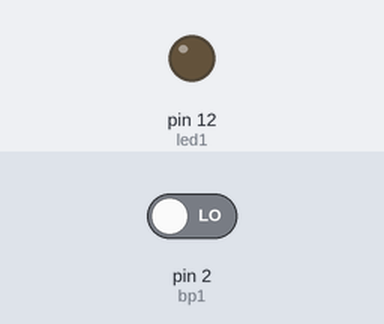
Simulated run of this sketch. Board: Arduino Uno, built with avr-gcc and run on an emulated ATmega328P. Parts: output pins drawn as LEDs (lit = HIGH). The inputs (shaded band) are chosen by the test bench; at power-on: pin 2 (bp1) LOW.

Above: at 1.2 s.
1.3 s: pin 2 (bp1) driven HIGH
At 2.4 s:
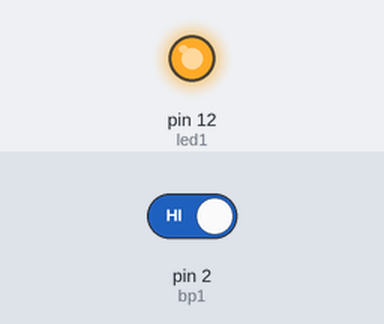
2.8 s: pin 2 (bp1) driven LOW
At 3.5 s:
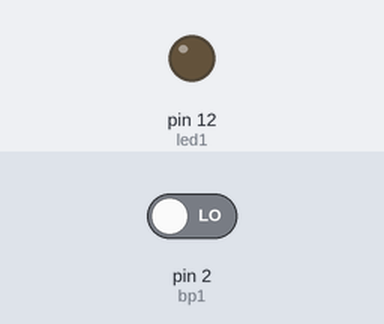
Timing chart, 0 to 5.8 s (numbered marks = the images above; inputs shaded):
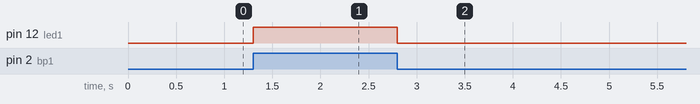

Measured:
- after the input at 1.3 s, pin 12 (led1): LOW → HIGH at once
- after the input at 2.8 s, pin 12 (led1): HIGH → LOW at once

The sketch:

manip1.ino
```cpp
//const char bp1 = 2;
#define bp1 2
#define led1 12

void setup()
{
  pinMode(bp1, INPUT);
  pinMode(led1, OUTPUT);
}

void loop()
{
  boolean Etatbp1;
  Etatbp1 = digitalRead(bp1);
  if(Etatbp1)
    digitalWrite(led1,HIGH);
  else
    digitalWrite(led1,LOW);
}
```
